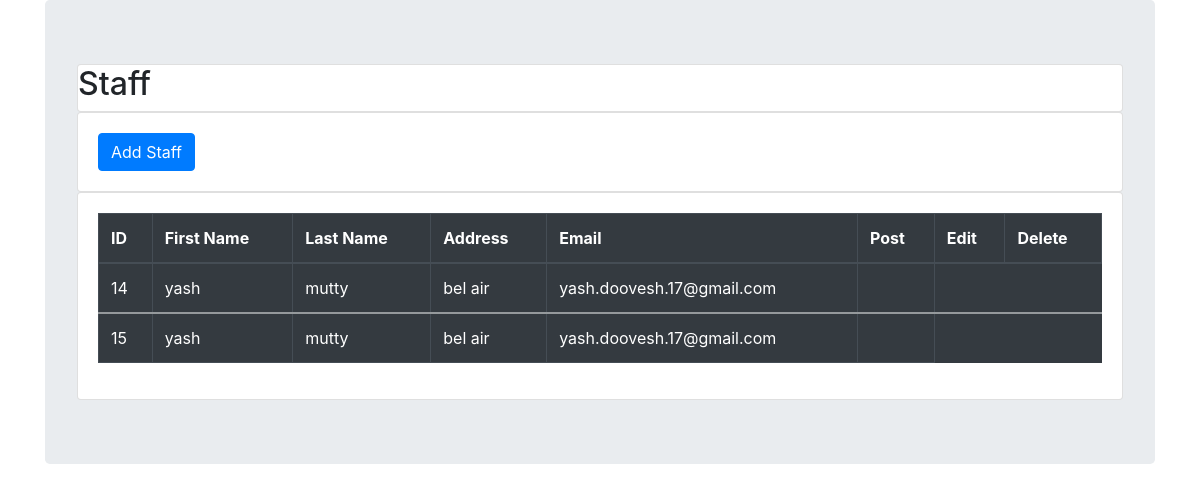
The page /addstaff.php on the database its author committed.
### tables this page shows
CREATE TABLE `staff` (
  `id` int(11) NOT NULL,
  `first_name` text NOT NULL,
  `last_name` text NOT NULL,
  `address` varchar(50) NOT NULL,
  `email` varchar(50) NOT NULL,
  `contact_number` int(8) NOT NULL,
  `position` text NOT NULL
);

### addstaff.php (the view, shortened to what this page needs)
<?php session_start();
include('connection.php');
?>
<!DOCTYPE html>
<html lang="en">
<head>
	<link rel="stylesheet" href="https://cdn.jsdelivr.net/npm/bootstrap@4.5.3/dist/css/bootstrap.min.css">
</head>
<body>
	<div class="container">
		<div class="jumbotron">
			<div class="card">
				<h2>Staff</h2>
			</div>
			<div class="card">
				<div class="card-body">
        <?php
        if(!($_SESSION['Position']=="Pos3")){
          echo '<button type="button" class="btn btn-primary" data-toggle="modal" data-target="#staffaddmodal">Add Staff
          </button>';
        }
        ?>
					</div>
			</div>
             <div class="card">
             	<div class="card-body">
                    <?php
                          $query = "SELECT * FROM staff";
                          $query_run = mysqli_query($connection,$query);
                       ?>
                       <table class="table table-bordered table-dark">
                       	<thead>
                       		<tr>
                       			<th scope="col">ID</th>
                       			<th scope="col">First Name</th>
                       			<th scope="col">Last Name</th>
                       			<th scope="col">Address</th>
                       			<th scope="col">Email</th>
                       			<th scope="col" >Post</th>
                       			<th scope="col">Edit</th>
                       			<th scope="col">Delete</th>
                       		</tr>
                       	</thead>
                      <?php
                            if($query_run)
                            {
                            	foreach($query_run as $row)
                                  {
                       ?>
                       <tbody>
                       	<tr>
                       		<td><?php echo $row['id'] ?></td>
                       		<td><?php echo $row['first_name'] ?></td>
                       		<td><?php echo $row['last_name'] ?></td>
                       		<td><?php echo $row['address'] ?></td>
                       		<td><?php echo $row['email'] ?></td>
                            <td><?php echo $row['JobPosition'] ?></td>
                       	</tr>
                       </tbody>
                       <?php
                                 }
                            }
                            else{
                            	echo "No Record Found";
                            }
                        ?>
                       </table>
             	</div>
             </div>
		</div>
	</div>
</body>
</html>

### rows shown on the page
staff: id "14", first_name "yash", last_name "mutty", address "bel air", email "yash.doovesh.17@gmail.com"
staff: id "15", first_name "yash", last_name "mutty", address "bel air", email "yash.doovesh.17@gmail.com"
